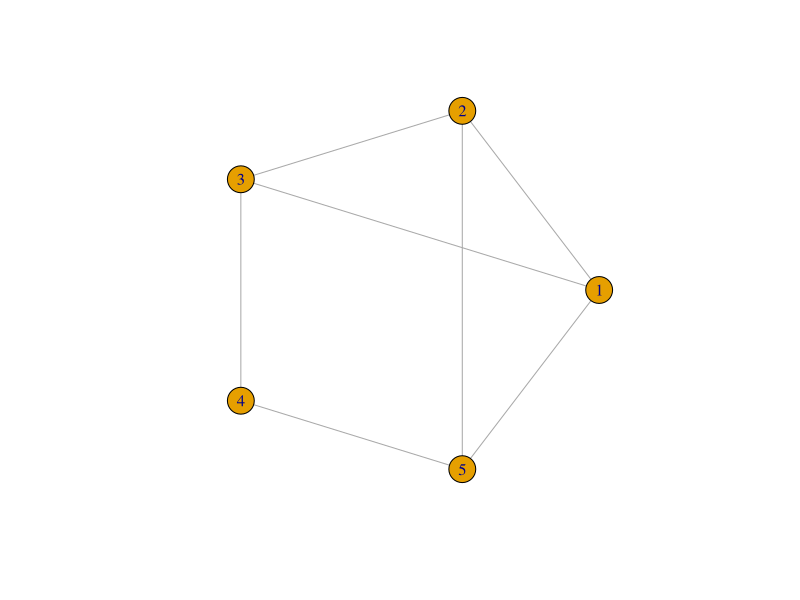
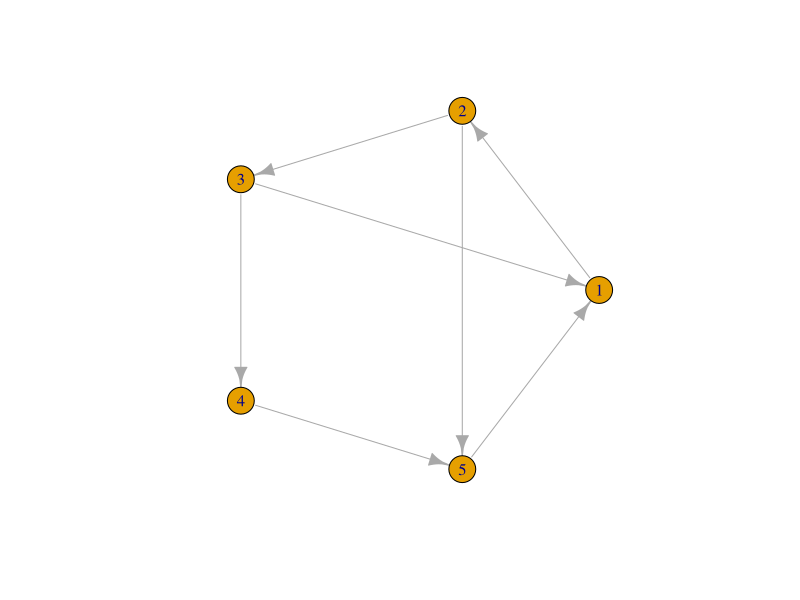
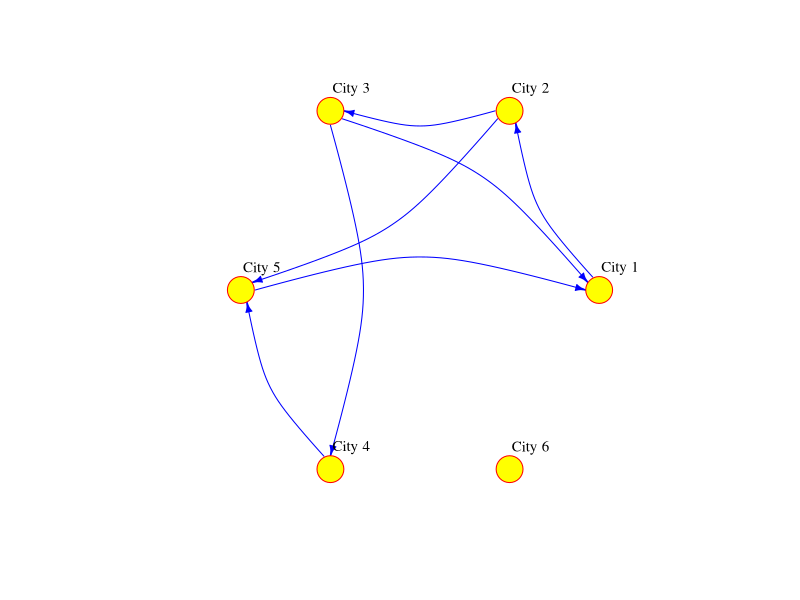
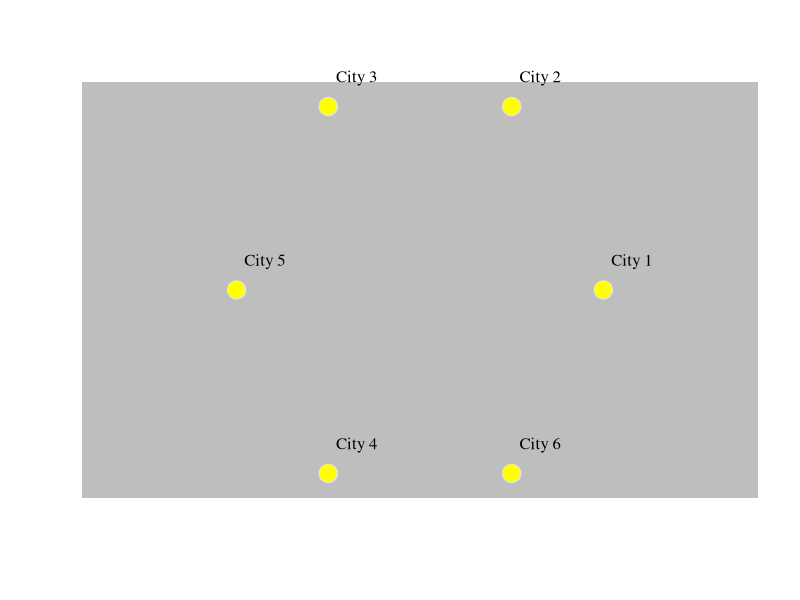
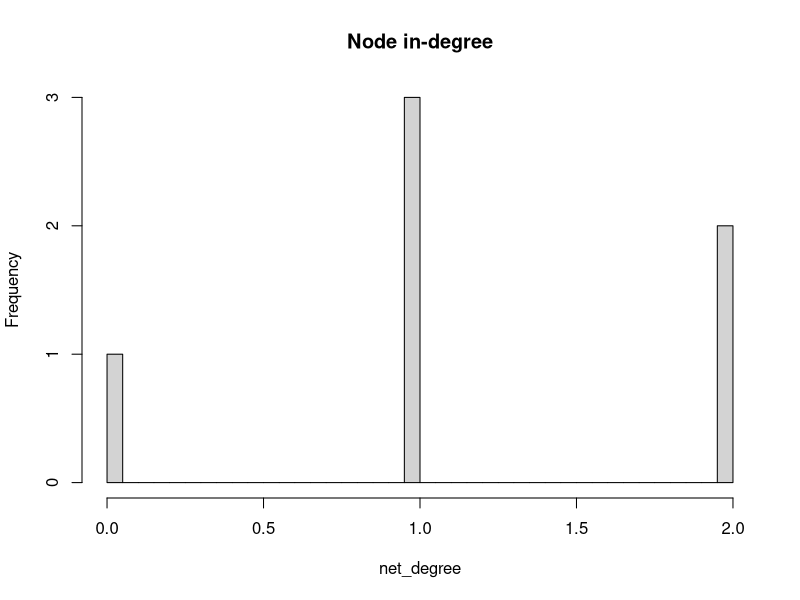
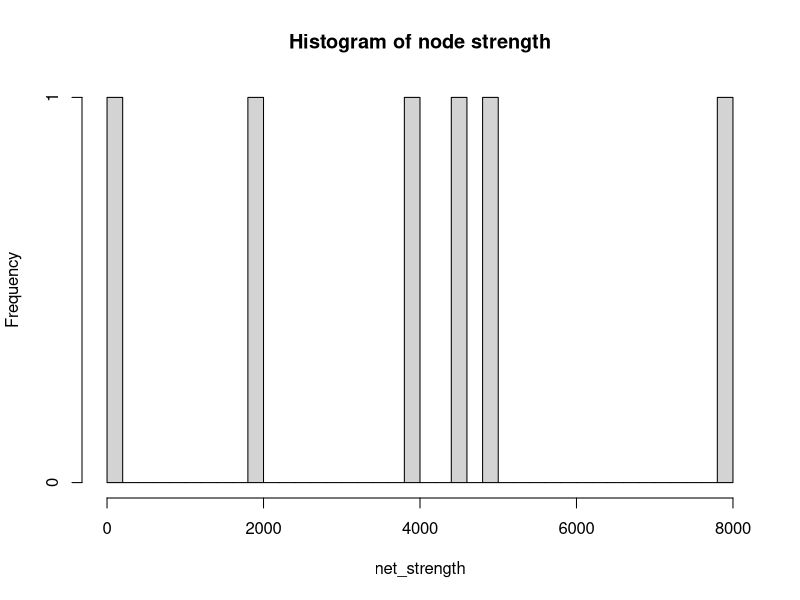
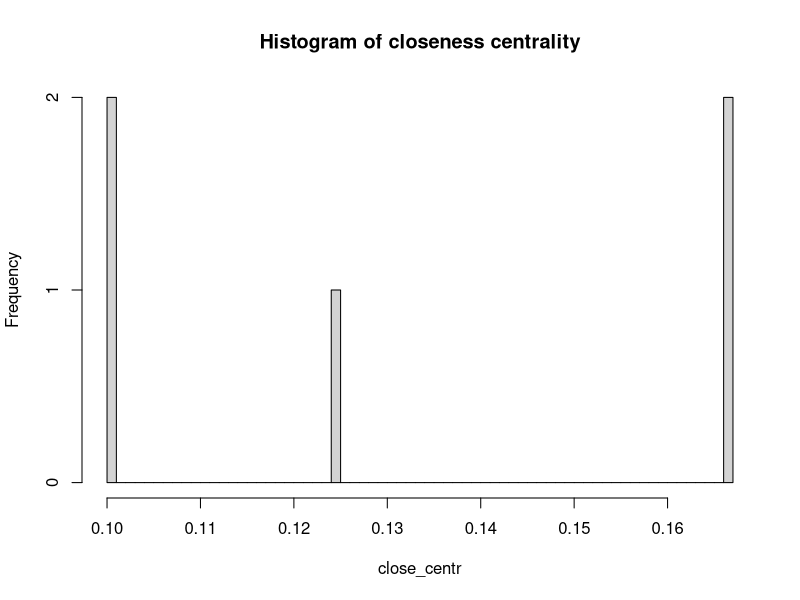
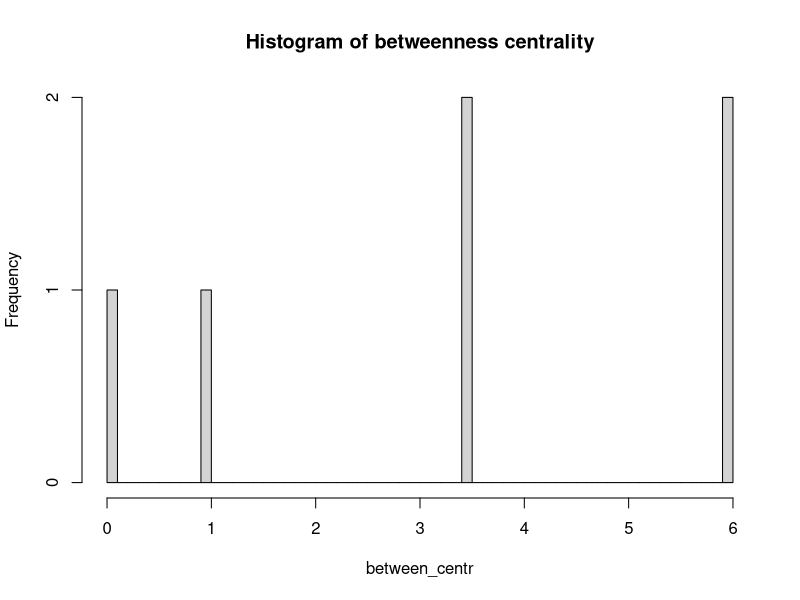

Reproduce these figures in R, in order.
## ---- chunk 1
#| include = FALSE
rm(list=ls()) # clear working space
## ---- chunk 2
#| warning: false
#| message: false
#| 
# working with spatial data
library(sf)
# data manipulation and visualisation
library(tidyverse)
# network manipulation and analysis
library(igraph)
## ---- chunk 3
# create a graph object
network <- graph( 
  n = 5, # add number of nodes
  edges = c(1,2, 
            2,3, 
            2,5, 
            3,1, 
            3,4, 
            4,5, 
            5,1), # add edges
  directed = FALSE )

# plot
plot(network, 
     layout = layout.circle(network), # set layout
     vertex.label = 1:5)
## ---- chunk 4
# create a graph object
network <- graph( 
  n = 5, # add number of nodes
  edges = c(1,2, 
            2,3, 
            2,5, 
            3,1, 
            3,4, 
            4,5, 
            5,1), # add edges
  directed = TRUE )

# plot
plot(network, 
     layout = layout.circle(network), # set layout
     vertex.label = 1:5)
## ---- chunk 5
# create a graph object
network_isolated <- graph( 
  c("City 1","City 2", 
    "City 2","City 3", 
    "City 2","City 5", 
    "City 3","City 1", 
    "City 3","City 4", 
    "City 4","City 5", 
    "City 5","City 1"),
  isolates=c("City 6") # isolated node
  )

# plot
plot(network_isolated, 
      layout = layout.circle(network_isolated),
     vertex.frame.color="red",  
     vertex.label.color="black",
     vertex.label.cex=0.9, 
     vertex.label.dist=2.3, 
     edge.curved=0.3, 
     edge.arrow.size=.5, 
     edge.color = "blue", 
     vertex.color="yellow", 
     vertex.size=15) 
## ---- chunk 6
V(network_isolated)
## ---- chunk 7
V(network_isolated)$name
## ---- chunk 8
V(network_isolated)$population <- c(92000, 549000, 1786000, 74000, 8000, 21000)
## ---- chunk 9
E(network_isolated)
## ---- chunk 10
E(network_isolated)$weight <- c(2000, 5000, 1000, 1000, 4000, 3500, 7000)
## ---- chunk 11
network_isolated[]
## ---- chunk 12
vertex_attr(network_isolated)
## ---- chunk 13
network_isolated$title <- "Network of human mobility between cities"
## ---- chunk 14
plot(network_isolated,
     layout = layout.circle(network_isolated),
     # adjust nodes
     vertex.frame.color = "gray90",    # line colour
     vertex.label.color = "black",    # label colour 
     vertex.label.cex = 1,            # label font size
     vertex.label.dist = 3,           # label distance
     vertex.color = "yellow",         # colour 
     vertex.size=10,                  # size
     # adjust edges
     edge.curved=0.3,     # curvature
     edge.arrow.size=0.5,  # size
     edge.arrow.width=.5,
     edge.width=E(network_isolated)$weight,
     edge.color = "gray") # colour
## ---- chunk 15
edge_density(network_isolated, 
             loops=FALSE)
## ---- chunk 16
reciprocity(network_isolated)
## ---- chunk 17
# compute in-degree
net_degree <- degree(network_isolated, 
                     v=V(network_isolated), 
                     mode="in")

# display histogram of in-degree
hist(net_degree, 
     breaks = 30, 
     main = "Node in-degree")
## ---- chunk 18
shortest_paths(network_isolated, 
               from = V(network_isolated)$name == "City 1",
               to = V(network_isolated)$name == "City 5",
               weights=NA, # if weights = NULL and a weight edge attribute is present, this is used.
               output = "both") # outputs are produced for both path nodes and edges


## ---- chunk 19
diameter(network_isolated, 
         directed=TRUE, 
         weights=NA)
## ---- chunk 20
mean_distance(network_isolated, 
              directed=TRUE, 
              weights=NA)
## ---- chunk 21
# compute strength of network nodes
net_strength <- strength(network_isolated, # network object
                         vids = V(network_isolated), #	vertices
                         mode = c("in"), # “in” for in-degree
                         loops = FALSE, # whether to loop the edge count
                         weights = NULL # if weights = NULL and a weight edge attribute is present, this is used.
)
  
# histogram 
hist(net_strength, 
     breaks = 50, 
     main="Histogram of node strength")
## ---- chunk 22
close_centr <- closeness(network_isolated, 
                         mode="in", 
                         weights=NA) # using unweighted edges

hist(close_centr, 
     breaks = 50, 
     main = "Histogram of closeness centrality")
## ---- chunk 23
between_centr <- betweenness(network_isolated, 
                             v = V(network_isolated), 
                             directed = TRUE, 
                             weights = NA)

hist(between_centr, 
     breaks = 50, 
     main = "Histogram of betweenness centrality")
## ---- chunk 24
